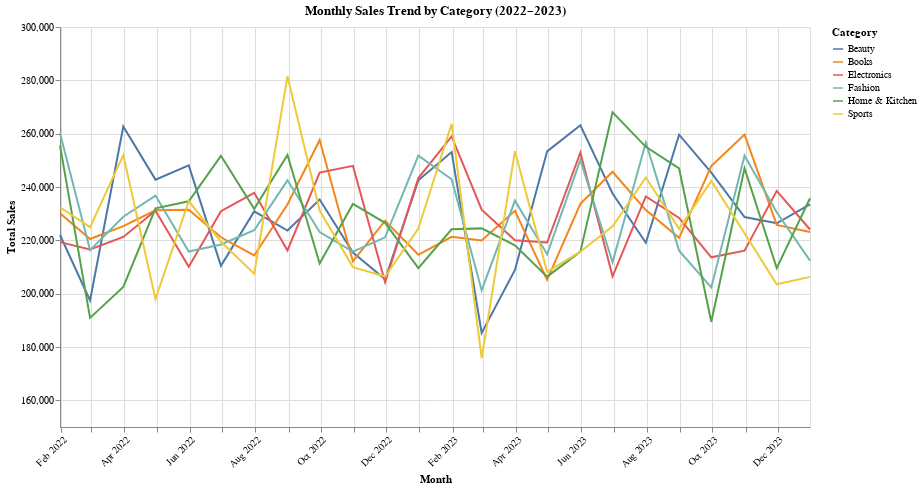

The notebook cell this image was saved under:
### Code cell
trend_chart = (
    alt.Chart(sales_month_cat)
      .mark_line()
      .encode(
           x=alt.X(
              "order_date:T",
              title="Month",
              axis=alt.Axis(format="%b %Y", labelAngle=-45)
          ),
          y=alt.Y(
              "total_revenue:Q",
              title="Total Sales",
              scale=alt.Scale(domain=[150000, 300000])
          ),
          color=alt.Color("product_category:N", title="Category")
      )
      .properties(
          title="Monthly Sales Trend by Category (2022–2023)",
          width=750,
          height=400
      )
)
trend_chart

### Figure 1 — Vega-Lite specification as saved in the notebook (floating-point values rounded to 4 significant figures; data arrays with more than 128 entries replaced by an {"elided": "..."} marker saying what was removed)
{"config": {"view": {"continuousWidth": 300, "continuousHeight": 300}}, "data": {"name": "data-6c4acf8fac7bed671178863e7ce2274e"}, "mark": {"type": "line"}, "encoding": {"color": {"field": "product_category", "title": "Category", "type": "nominal"}, "tooltip": [{"field": "order_date", "title": "Month", "type": "temporal"}, {"field": "product_category", "type": "nominal"}, {"field": "total_revenue", "format": ",.0f", "type": "quantitative"}], "x": {"axis": {"format": "%b %Y", "labelAngle": -45}, "field": "order_date", "title": "Month", "type": "temporal"}, "y": {"field": "total_revenue", "scale": {"domain": [150000, 300000]}, "title": "Total Sales", "type": "quantitative"}}, "height": 400, "title": "Monthly Sales Trend by Category (2022–2023)", "width": 750, "$schema": "https://vega.github.io/schema/vega-lite/v5.20.1.json", "datasets": {"data-6c4acf8fac7bed671178863e7ce2274e": {"elided": "144 records"}}}
